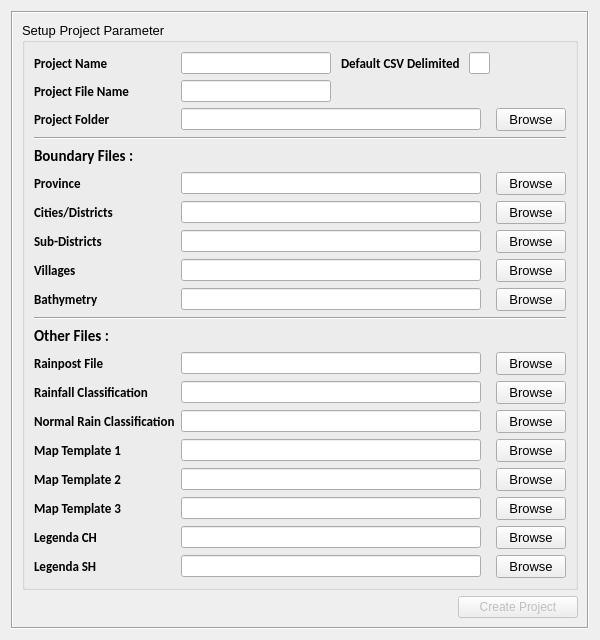
<?xml version="1.0" encoding="UTF-8"?>
<ui version="4.0">
 <class>NewProject</class>
 <widget class="QDialog" name="NewProject">
  <property name="geometry">
   <rect>
    <x>0</x>
    <y>0</y>
    <width>600</width>
    <height>545</height>
   </rect>
  </property>
  <property name="minimumSize">
   <size>
    <width>600</width>
    <height>0</height>
   </size>
  </property>
  <property name="maximumSize">
   <size>
    <width>600</width>
    <height>545</height>
   </size>
  </property>
  <property name="windowTitle">
   <string>Setup New Project</string>
  </property>
  <layout class="QGridLayout" name="gridLayout_2">
   <item row="0" column="0">
    <widget class="QFrame" name="frame_main">
     <property name="frameShape">
      <enum>QFrame::Box</enum>
     </property>
     <property name="frameShadow">
      <enum>QFrame::Sunken</enum>
     </property>
     <layout class="QGridLayout" name="gridLayout_3">
      <item row="1" column="1">
       <widget class="QPushButton" name="ProjectCreate">
        <property name="enabled">
         <bool>false</bool>
        </property>
        <property name="maximumSize">
         <size>
          <width>120</width>
          <height>25</height>
         </size>
        </property>
        <property name="layoutDirection">
         <enum>Qt::LeftToRight</enum>
        </property>
        <property name="text">
         <string>Create Project</string>
        </property>
       </widget>
      </item>
      <item row="0" column="0" colspan="2">
       <widget class="QGroupBox" name="groupBox_1">
        <property name="maximumSize">
         <size>
          <width>1000</width>
          <height>1000</height>
         </size>
        </property>
        <property name="font">
         <font>
          <pointsize>10</pointsize>
          <weight>50</weight>
          <bold>false</bold>
         </font>
        </property>
        <property name="autoFillBackground">
         <bool>false</bool>
        </property>
        <property name="title">
         <string>Setup Project Parameter</string>
        </property>
        <property name="flat">
         <bool>false</bool>
        </property>
        <layout class="QGridLayout" name="gridLayout">
         <item row="18" column="4">
          <widget class="QPushButton" name="Browse_legenda_ch">
           <property name="maximumSize">
            <size>
             <width>70</width>
             <height>25</height>
            </size>
           </property>
           <property name="text">
            <string>Browse</string>
           </property>
          </widget>
         </item>
         <item row="0" column="0">
          <widget class="QLabel" name="label">
           <property name="font">
            <font>
             <family>Calibri</family>
             <pointsize>10</pointsize>
             <weight>75</weight>
             <bold>true</bold>
            </font>
           </property>
           <property name="text">
            <string>Project Name</string>
           </property>
          </widget>
         </item>
         <item row="1" column="0">
          <widget class="QLabel" name="label_2">
           <property name="font">
            <font>
             <family>Calibri</family>
             <pointsize>10</pointsize>
             <weight>75</weight>
             <bold>true</bold>
            </font>
           </property>
           <property name="text">
            <string>Project File Name</string>
           </property>
          </widget>
         </item>
         <item row="2" column="0">
          <widget class="QLabel" name="label_3">
           <property name="font">
            <font>
             <family>Calibri</family>
             <pointsize>10</pointsize>
             <weight>75</weight>
             <bold>true</bold>
            </font>
           </property>
           <property name="text">
            <string>Project Folder</string>
           </property>
          </widget>
         </item>
         <item row="0" column="1">
          <widget class="QLineEdit" name="Input_prj_name">
           <property name="maximumSize">
            <size>
             <width>150</width>
             <height>16777215</height>
            </size>
           </property>
           <property name="font">
            <font>
             <pointsize>8</pointsize>
            </font>
           </property>
           <property name="maxLength">
            <number>20</number>
           </property>
           <property name="dragEnabled">
            <bool>true</bool>
           </property>
          </widget>
         </item>
         <item row="0" column="3">
          <widget class="QLineEdit" name="csv_delimiter">
           <property name="maximumSize">
            <size>
             <width>25</width>
             <height>16777215</height>
            </size>
           </property>
           <property name="font">
            <font>
             <pointsize>8</pointsize>
            </font>
           </property>
           <property name="maxLength">
            <number>1</number>
           </property>
           <property name="dragEnabled">
            <bool>true</bool>
           </property>
          </widget>
         </item>
         <item row="4" column="0">
          <widget class="QLabel" name="label_4">
           <property name="font">
            <font>
             <family>Calibri</family>
             <pointsize>11</pointsize>
             <weight>75</weight>
             <bold>true</bold>
            </font>
           </property>
           <property name="text">
            <string>Boundary Files :</string>
           </property>
          </widget>
         </item>
         <item row="3" column="0" colspan="5">
          <widget class="Line" name="line">
           <property name="orientation">
            <enum>Qt::Horizontal</enum>
           </property>
          </widget>
         </item>
         <item row="2" column="4">
          <widget class="QPushButton" name="Browse_prj_folder">
           <property name="maximumSize">
            <size>
             <width>70</width>
             <height>25</height>
            </size>
           </property>
           <property name="text">
            <string>Browse</string>
           </property>
          </widget>
         </item>
         <item row="0" column="2">
          <widget class="QLabel" name="label_17">
           <property name="font">
            <font>
             <family>Calibri</family>
             <pointsize>10</pointsize>
             <weight>75</weight>
             <bold>true</bold>
            </font>
           </property>
           <property name="text">
            <string>Default CSV Delimited </string>
           </property>
          </widget>
         </item>
         <item row="2" column="1">
          <widget class="QLineEdit" name="Input_prj_folder">
           <property name="minimumSize">
            <size>
             <width>300</width>
             <height>0</height>
            </size>
           </property>
           <property name="maximumSize">
            <size>
             <width>16777215</width>
             <height>16777215</height>
            </size>
           </property>
           <property name="font">
            <font>
             <pointsize>8</pointsize>
            </font>
           </property>
           <property name="maxLength">
            <number>62767</number>
           </property>
           <property name="dragEnabled">
            <bool>true</bool>
           </property>
          </widget>
         </item>
         <item row="1" column="1">
          <widget class="QLineEdit" name="Input_prj_file_name">
           <property name="maximumSize">
            <size>
             <width>150</width>
             <height>16777215</height>
            </size>
           </property>
           <property name="font">
            <font>
             <pointsize>8</pointsize>
            </font>
           </property>
           <property name="maxLength">
            <number>20</number>
           </property>
           <property name="dragEnabled">
            <bool>true</bool>
           </property>
          </widget>
         </item>
         <item row="5" column="1">
          <widget class="QLineEdit" name="Input_province">
           <property name="minimumSize">
            <size>
             <width>300</width>
             <height>0</height>
            </size>
           </property>
           <property name="font">
            <font>
             <pointsize>8</pointsize>
            </font>
           </property>
           <property name="maxLength">
            <number>62767</number>
           </property>
           <property name="dragEnabled">
            <bool>true</bool>
           </property>
          </widget>
         </item>
         <item row="9" column="4">
          <widget class="QPushButton" name="Browse_bathymetry">
           <property name="maximumSize">
            <size>
             <width>70</width>
             <height>25</height>
            </size>
           </property>
           <property name="text">
            <string>Browse</string>
           </property>
          </widget>
         </item>
         <item row="6" column="1">
          <widget class="QLineEdit" name="Input_districts">
           <property name="minimumSize">
            <size>
             <width>300</width>
             <height>0</height>
            </size>
           </property>
           <property name="font">
            <font>
             <pointsize>8</pointsize>
            </font>
           </property>
           <property name="maxLength">
            <number>62767</number>
           </property>
           <property name="dragEnabled">
            <bool>true</bool>
           </property>
          </widget>
         </item>
         <item row="5" column="0">
          <widget class="QLabel" name="label_5">
           <property name="font">
            <font>
             <family>Calibri</family>
             <pointsize>10</pointsize>
             <weight>75</weight>
             <bold>true</bold>
            </font>
           </property>
           <property name="text">
            <string>Province</string>
           </property>
          </widget>
         </item>
         <item row="11" column="0">
          <widget class="QLabel" name="label_10">
           <property name="font">
            <font>
             <family>Calibri</family>
             <pointsize>11</pointsize>
             <weight>75</weight>
             <bold>true</bold>
            </font>
           </property>
           <property name="text">
            <string>Other Files :</string>
           </property>
          </widget>
         </item>
         <item row="12" column="1">
          <widget class="QLineEdit" name="Input_rainpost">
           <property name="minimumSize">
            <size>
             <width>300</width>
             <height>0</height>
            </size>
           </property>
           <property name="font">
            <font>
             <pointsize>8</pointsize>
            </font>
           </property>
           <property name="maxLength">
            <number>62767</number>
           </property>
           <property name="dragEnabled">
            <bool>true</bool>
           </property>
          </widget>
         </item>
         <item row="15" column="1">
          <widget class="QLineEdit" name="Input_map_template">
           <property name="minimumSize">
            <size>
             <width>300</width>
             <height>0</height>
            </size>
           </property>
           <property name="font">
            <font>
             <pointsize>8</pointsize>
            </font>
           </property>
           <property name="maxLength">
            <number>62767</number>
           </property>
           <property name="dragEnabled">
            <bool>true</bool>
           </property>
          </widget>
         </item>
         <item row="8" column="1">
          <widget class="QLineEdit" name="Input_village">
           <property name="minimumSize">
            <size>
             <width>300</width>
             <height>0</height>
            </size>
           </property>
           <property name="font">
            <font>
             <pointsize>8</pointsize>
            </font>
           </property>
           <property name="maxLength">
            <number>62767</number>
           </property>
           <property name="dragEnabled">
            <bool>true</bool>
           </property>
          </widget>
         </item>
         <item row="7" column="0">
          <widget class="QLabel" name="label_16">
           <property name="font">
            <font>
             <family>Calibri</family>
             <pointsize>10</pointsize>
             <weight>75</weight>
             <bold>true</bold>
            </font>
           </property>
           <property name="text">
            <string>Sub-Districts</string>
           </property>
          </widget>
         </item>
         <item row="15" column="4">
          <widget class="QPushButton" name="Browse_map_template">
           <property name="maximumSize">
            <size>
             <width>70</width>
             <height>25</height>
            </size>
           </property>
           <property name="text">
            <string>Browse</string>
           </property>
          </widget>
         </item>
         <item row="13" column="1">
          <widget class="QLineEdit" name="Input_rainfall_class">
           <property name="minimumSize">
            <size>
             <width>300</width>
             <height>0</height>
            </size>
           </property>
           <property name="font">
            <font>
             <pointsize>8</pointsize>
            </font>
           </property>
           <property name="maxLength">
            <number>62767</number>
           </property>
           <property name="dragEnabled">
            <bool>true</bool>
           </property>
          </widget>
         </item>
         <item row="9" column="1">
          <widget class="QLineEdit" name="Input_bathymetry">
           <property name="minimumSize">
            <size>
             <width>300</width>
             <height>0</height>
            </size>
           </property>
           <property name="font">
            <font>
             <pointsize>8</pointsize>
            </font>
           </property>
           <property name="maxLength">
            <number>62767</number>
           </property>
           <property name="dragEnabled">
            <bool>true</bool>
           </property>
          </widget>
         </item>
         <item row="12" column="4">
          <widget class="QPushButton" name="Browse_rainpost">
           <property name="maximumSize">
            <size>
             <width>70</width>
             <height>25</height>
            </size>
           </property>
           <property name="text">
            <string>Browse</string>
           </property>
          </widget>
         </item>
         <item row="8" column="0">
          <widget class="QLabel" name="label_7">
           <property name="font">
            <font>
             <family>Calibri</family>
             <pointsize>10</pointsize>
             <weight>75</weight>
             <bold>true</bold>
            </font>
           </property>
           <property name="text">
            <string>Villages</string>
           </property>
          </widget>
         </item>
         <item row="13" column="4">
          <widget class="QPushButton" name="Browse_rainfall_class">
           <property name="maximumSize">
            <size>
             <width>70</width>
             <height>25</height>
            </size>
           </property>
           <property name="text">
            <string>Browse</string>
           </property>
          </widget>
         </item>
         <item row="16" column="4">
          <widget class="QPushButton" name="Browse_map_template_2">
           <property name="maximumSize">
            <size>
             <width>70</width>
             <height>25</height>
            </size>
           </property>
           <property name="text">
            <string>Browse</string>
           </property>
          </widget>
         </item>
         <item row="16" column="0">
          <widget class="QLabel" name="label_18">
           <property name="font">
            <font>
             <family>Calibri</family>
             <pointsize>10</pointsize>
             <weight>75</weight>
             <bold>true</bold>
            </font>
           </property>
           <property name="text">
            <string>Map Template 2</string>
           </property>
          </widget>
         </item>
         <item row="10" column="0" colspan="5">
          <widget class="Line" name="line_2">
           <property name="orientation">
            <enum>Qt::Horizontal</enum>
           </property>
          </widget>
         </item>
         <item row="14" column="4">
          <widget class="QPushButton" name="Browse_normalrain_class">
           <property name="maximumSize">
            <size>
             <width>70</width>
             <height>25</height>
            </size>
           </property>
           <property name="text">
            <string>Browse</string>
           </property>
          </widget>
         </item>
         <item row="14" column="1">
          <widget class="QLineEdit" name="Input_normalrain_class">
           <property name="minimumSize">
            <size>
             <width>300</width>
             <height>0</height>
            </size>
           </property>
           <property name="font">
            <font>
             <pointsize>8</pointsize>
            </font>
           </property>
           <property name="maxLength">
            <number>62767</number>
           </property>
           <property name="dragEnabled">
            <bool>true</bool>
           </property>
          </widget>
         </item>
         <item row="14" column="0">
          <widget class="QLabel" name="label_14">
           <property name="font">
            <font>
             <family>Calibri</family>
             <pointsize>10</pointsize>
             <weight>75</weight>
             <bold>true</bold>
            </font>
           </property>
           <property name="text">
            <string>Normal Rain Classification</string>
           </property>
          </widget>
         </item>
         <item row="7" column="4">
          <widget class="QPushButton" name="Browse_subdistricts">
           <property name="maximumSize">
            <size>
             <width>70</width>
             <height>25</height>
            </size>
           </property>
           <property name="text">
            <string>Browse</string>
           </property>
          </widget>
         </item>
         <item row="6" column="4">
          <widget class="QPushButton" name="Browse_districts">
           <property name="maximumSize">
            <size>
             <width>70</width>
             <height>25</height>
            </size>
           </property>
           <property name="text">
            <string>Browse</string>
           </property>
          </widget>
         </item>
         <item row="17" column="1">
          <widget class="QLineEdit" name="Input_map_template_3">
           <property name="minimumSize">
            <size>
             <width>300</width>
             <height>0</height>
            </size>
           </property>
           <property name="font">
            <font>
             <pointsize>8</pointsize>
            </font>
           </property>
           <property name="maxLength">
            <number>62767</number>
           </property>
           <property name="dragEnabled">
            <bool>true</bool>
           </property>
          </widget>
         </item>
         <item row="8" column="4">
          <widget class="QPushButton" name="Browse_village">
           <property name="maximumSize">
            <size>
             <width>70</width>
             <height>25</height>
            </size>
           </property>
           <property name="text">
            <string>Browse</string>
           </property>
          </widget>
         </item>
         <item row="17" column="0">
          <widget class="QLabel" name="label_19">
           <property name="font">
            <font>
             <family>Calibri</family>
             <pointsize>10</pointsize>
             <weight>75</weight>
             <bold>true</bold>
            </font>
           </property>
           <property name="text">
            <string>Map Template 3</string>
           </property>
          </widget>
         </item>
         <item row="6" column="0">
          <widget class="QLabel" name="label_6">
           <property name="font">
            <font>
             <family>Calibri</family>
             <pointsize>10</pointsize>
             <weight>75</weight>
             <bold>true</bold>
            </font>
           </property>
           <property name="text">
            <string>Cities/Districts</string>
           </property>
          </widget>
         </item>
         <item row="13" column="0">
          <widget class="QLabel" name="label_13">
           <property name="font">
            <font>
             <family>Calibri</family>
             <pointsize>10</pointsize>
             <weight>75</weight>
             <bold>true</bold>
            </font>
           </property>
           <property name="text">
            <string>Rainfall Classification</string>
           </property>
          </widget>
         </item>
         <item row="5" column="4">
          <widget class="QPushButton" name="Browse_province">
           <property name="maximumSize">
            <size>
             <width>70</width>
             <height>25</height>
            </size>
           </property>
           <property name="text">
            <string>Browse</string>
           </property>
          </widget>
         </item>
         <item row="7" column="1">
          <widget class="QLineEdit" name="Input_subdistricts">
           <property name="minimumSize">
            <size>
             <width>300</width>
             <height>0</height>
            </size>
           </property>
           <property name="font">
            <font>
             <pointsize>8</pointsize>
            </font>
           </property>
           <property name="maxLength">
            <number>62767</number>
           </property>
           <property name="dragEnabled">
            <bool>true</bool>
           </property>
          </widget>
         </item>
         <item row="17" column="4">
          <widget class="QPushButton" name="Browse_map_template_3">
           <property name="maximumSize">
            <size>
             <width>70</width>
             <height>25</height>
            </size>
           </property>
           <property name="text">
            <string>Browse</string>
           </property>
          </widget>
         </item>
         <item row="16" column="1">
          <widget class="QLineEdit" name="Input_map_template_2">
           <property name="minimumSize">
            <size>
             <width>300</width>
             <height>0</height>
            </size>
           </property>
           <property name="font">
            <font>
             <pointsize>8</pointsize>
            </font>
           </property>
           <property name="maxLength">
            <number>62767</number>
           </property>
           <property name="dragEnabled">
            <bool>true</bool>
           </property>
          </widget>
         </item>
         <item row="12" column="0">
          <widget class="QLabel" name="label_11">
           <property name="font">
            <font>
             <family>Calibri</family>
             <pointsize>10</pointsize>
             <weight>75</weight>
             <bold>true</bold>
            </font>
           </property>
           <property name="text">
            <string>Rainpost File</string>
           </property>
          </widget>
         </item>
         <item row="15" column="0">
          <widget class="QLabel" name="label_15">
           <property name="font">
            <font>
             <family>Calibri</family>
             <pointsize>10</pointsize>
             <weight>75</weight>
             <bold>true</bold>
            </font>
           </property>
           <property name="text">
            <string>Map Template 1</string>
           </property>
          </widget>
         </item>
         <item row="9" column="0">
          <widget class="QLabel" name="label_8">
           <property name="font">
            <font>
             <family>Calibri</family>
             <pointsize>10</pointsize>
             <weight>75</weight>
             <bold>true</bold>
            </font>
           </property>
           <property name="text">
            <string>Bathymetry</string>
           </property>
          </widget>
         </item>
         <item row="18" column="1">
          <widget class="QLineEdit" name="Input_Legenda_CH">
           <property name="minimumSize">
            <size>
             <width>300</width>
             <height>0</height>
            </size>
           </property>
           <property name="font">
            <font>
             <pointsize>8</pointsize>
            </font>
           </property>
           <property name="maxLength">
            <number>62767</number>
           </property>
           <property name="dragEnabled">
            <bool>true</bool>
           </property>
          </widget>
         </item>
         <item row="18" column="0">
          <widget class="QLabel" name="label_20">
           <property name="font">
            <font>
             <family>Calibri</family>
             <pointsize>10</pointsize>
             <weight>75</weight>
             <bold>true</bold>
            </font>
           </property>
           <property name="text">
            <string>Legenda CH</string>
           </property>
          </widget>
         </item>
         <item row="19" column="0">
          <widget class="QLabel" name="label_21">
           <property name="font">
            <font>
             <family>Calibri</family>
             <pointsize>10</pointsize>
             <weight>75</weight>
             <bold>true</bold>
            </font>
           </property>
           <property name="text">
            <string>Legenda SH</string>
           </property>
          </widget>
         </item>
         <item row="19" column="1">
          <widget class="QLineEdit" name="Input_Legenda_SH">
           <property name="minimumSize">
            <size>
             <width>300</width>
             <height>0</height>
            </size>
           </property>
           <property name="font">
            <font>
             <pointsize>8</pointsize>
            </font>
           </property>
           <property name="maxLength">
            <number>62767</number>
           </property>
           <property name="dragEnabled">
            <bool>true</bool>
           </property>
          </widget>
         </item>
         <item row="19" column="4">
          <widget class="QPushButton" name="Browse_legenda_sh">
           <property name="maximumSize">
            <size>
             <width>70</width>
             <height>25</height>
            </size>
           </property>
           <property name="text">
            <string>Browse</string>
           </property>
          </widget>
         </item>
        </layout>
       </widget>
      </item>
     </layout>
    </widget>
   </item>
  </layout>
 </widget>
 <resources/>
 <connections/>
</ui>
